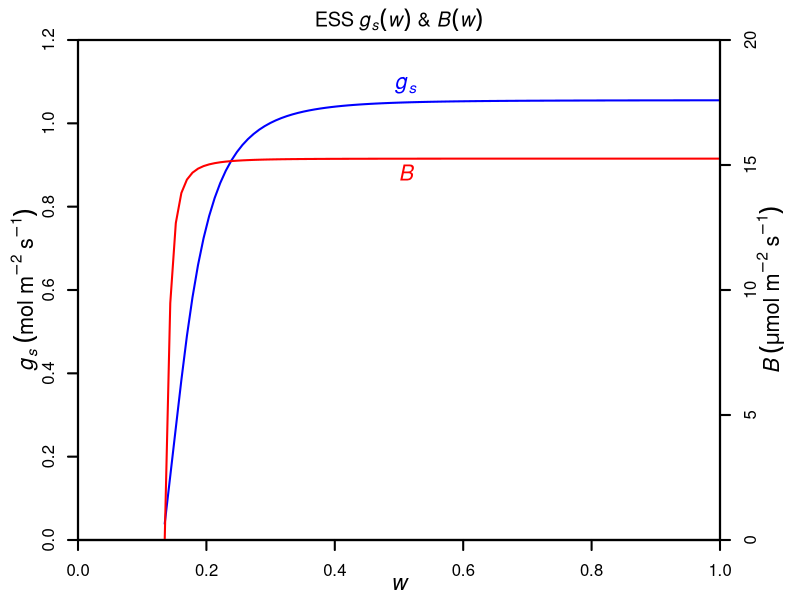

This chart was generated by the following R code:

# B(w, gs)
Bf <- function(w, gs, ca,
               Vcmax=50, cp=30, Km=703, Rd=1, LAI=1,
               a=1.6, nZ=0.5, p=43200, l=1.8e-5, h=l*a*LAI/nZ*p, VPD=0.02,
               pe=-1.58*10^-3, b=4.38, h2=h/1000, kxmax=5, c=5.71, d=10.05, h3=10){
  # xylem conductance function
  kxf <- function(x)kxmax*exp(-(-x/d)^c)
  # minimum xylem water potential function for given w
  pxminf <- function(w){
    ps <- pe*w^(-b)
    f1 <- function(x)-((ps-x)*h2*kxf(x))
    res <- optimize(f1, c(-20,0), tol=.Machine$double.eps)$minimum
    return(res)
  }
  # xylem water potential function
  pxf <- function(w, gs){
    ps <- pe*w^(-b)
    pxmin <- pxminf(w)
    f1 <- function(x)((ps-x)*h2*kxf(x)-h*VPD*gs)^2
    res <- optimize(f1, c(pxmin, ps), tol=.Machine$double.eps)$minimum
    return(res)
  }
  # maximum gs function for given w
  gsmaxf <- function(w){
    ps <- pe*w^(-b)
    pxmin <- pxminf(w)
    res <- (ps-pxmin)*h2*kxf(pxmin)/(h*VPD)
    return(res)
  }
  # m(w, gs)
  mf <- function(w, gs){
    px <- pxf(w, gs)
    kx <- kxf(px)
    PLC <- 1-kx/kxmax
    res <- h3*PLC
    return(res)
  }
  # A(gs)
  Af <- function(gs)LAI*1/2*(Vcmax+(Km+ca)*gs-Rd-sqrt(((ca-Km)*gs+Rd-Vcmax)^2+4*gs*((ca*gs+Rd)*Km+cp*Vcmax)))
  
  res <- Af(gs)-mf(w, gs)
  return(res)
}
# ESS stomatal behaviour function
ESSf1 <- function(w, ca,
                  Vcmax=50, cp=30, Km=703, Rd=1, LAI=1,
                  a=1.6, nZ=0.5, p=43200, l=1.8e-5, h=l*a*LAI/nZ*p, VPD=0.02,
                  pe=-1.58*10^-3, b=4.38, h2=h/1000, kxmax=5, c=5.71, d=10.05, h3=10){
  # xylem conductance function
  kxf <- function(x)kxmax*exp(-(-x/d)^c)
  # minimum xylem water potential function for given w
  pxminf <- function(w){
    ps <- pe*w^(-b)
    f1 <- function(x)-((ps-x)*h2*kxf(x))
    res <- optimize(f1, c(-20,0), tol=.Machine$double.eps)$minimum
    return(res)
  }
  # maximum gs function for given w
  gsmaxf <- function(w){
    ps <- pe*w^(-b)
    pxmin <- pxminf(w)
    gsmax <- (ps-pxmin)*h2*kxf(pxmin)/(h*VPD)
    return(gsmax)
  }
  gsmax <- gsmaxf(w)
  
  f1 <- function(gs)Bf(w, gs, ca)
  res <- optimize(f1, c(0, gsmax), tol=.Machine$double.eps, maximum=T)
  return(res$maximum)
}
# ESS B(w)
ESSBf1 <- function(w, ca)Bf(w, ESSf1(w, ca), ca)

# Initializing
ca1 <- 400
ESSf2 <- Vectorize(function(w)ESSf1(w, ca1))
ESSBf2 <- Vectorize(function(w)ESSBf1(w, ca1))

wL <- uniroot(ESSBf2, c(0.12, 1), tol=.Machine$double.eps)$root

# Figures
windows(8, 6)
par(mgp=c(2.2, 1, 0), xaxs="i", yaxs="i", lwd=2, mar=c(3, 3.9, 2, 4), mfrow=c(1,1))
curve(ESSf2, wL, 1,
      main=expression(ESS~italic(g[s])(italic(w))*" & "*italic(B)(italic(w))),
      xaxt="n", yaxt="n", xlab=NA, ylab=NA,
      xlim=c(0, 1), ylim=c(0, 1.2),
      cex.lab=1.3, col="blue")

axis(1, xlim=c(0, 1), pos=0, lwd=2)
mtext(expression(italic(w)),side=1,line=1.7, cex=1.3)
axis(2, ylim=c(0, 1.2), pos=0, lwd=2)
mtext(expression(italic(g[s])~(mol~m^-2~s^-1)),side=2,line=1.8, cex=1.3)

par(new=TRUE)

curve(ESSBf2, wL, 1,
      xaxt="n", yaxt="n", xlab=NA, ylab=NA,
      xlim=c(0, 1), ylim=c(0, 20),
      cex.lab=1.3, col="red")

axis(4, ylim=c(0, 20), pos=1, lwd=2)
mtext(expression(italic(B)~(mu*mol~m^-2~s^-1)),side=4,line=2.4, cex=1.3)
text(x=0.51, y=14.7, labels=expression(italic(B)), cex=1.3, col="red")
text(x=0.51, y=18.2, labels=expression(italic(g[s])), cex=1.3, col="blue")
